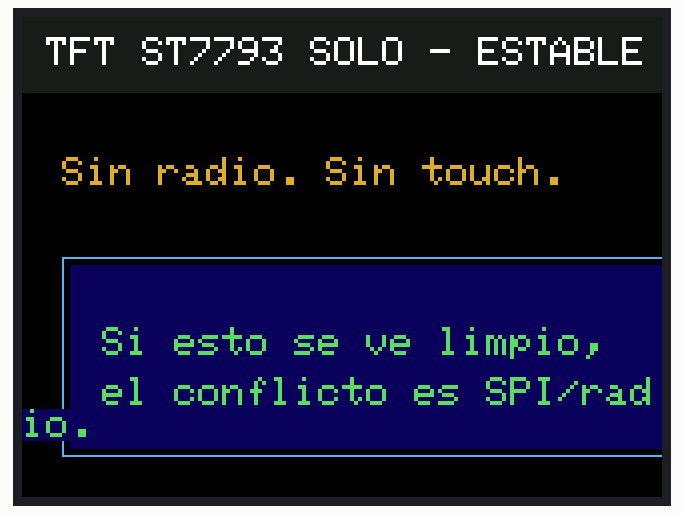
Recording of a sketch running on a simulated Arduino Uno, built with avr-gcc and run on an emulated ATmega328P. Parts: 320×240 colour display. What the sketch prints to the serial monitor is not drawn.

Above: at 0.8 s.

The sketch:

tft_st7793_solo_estable.ino
```cpp
#include <Adafruit_GFX.h>
#include <MCUFRIEND_kbv.h>

MCUFRIEND_kbv tft;

void setup() {
  Serial.begin(115200);
  delay(500);
  uint16_t raw = tft.readID();
  tft.begin(0x7793);
  tft.setRotation(1);

  tft.fillScreen(0x0000);
  tft.fillRect(0, 0, 480, 38, 0x18E3);
  tft.setTextColor(0xFFFF, 0x18E3);
  tft.setTextSize(2);
  tft.setCursor(12, 10);
  tft.print("TFT ST7793 SOLO - ESTABLE");

  tft.setTextColor(0xDD65, 0x0000);
  tft.setCursor(20, 70);
  tft.print("Sin radio. Sin touch.");

  tft.drawRect(20, 120, 440, 100, 0x5D9F);
  tft.fillRect(24, 124, 432, 92, 0x080B);
  tft.setTextColor(0x5EEC, 0x080B);
  tft.setCursor(40, 155);
  tft.print("Si esto se ve limpio,");
  tft.setCursor(40, 180);
  tft.print("el conflicto es SPI/radio.");

  Serial.print(F("# tft_st7793_solo_estable raw=0x"));
  Serial.print(raw, HEX);
  Serial.println(F(" used=0x7793"));
}

void loop() {
  static unsigned long last = 0;
  if (millis() - last > 1000UL) {
    last = millis();
    Serial.println(F("TFT_SOLO,alive"));
  }
}
```
